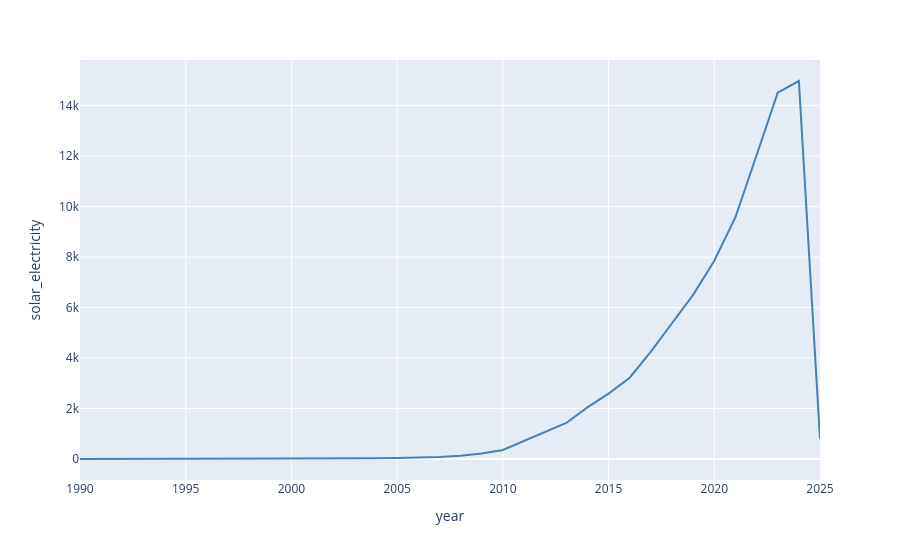
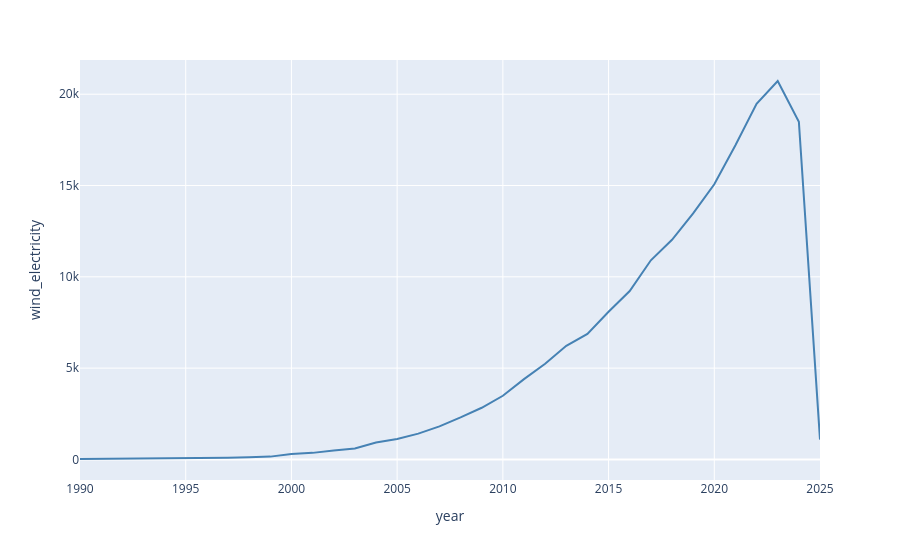
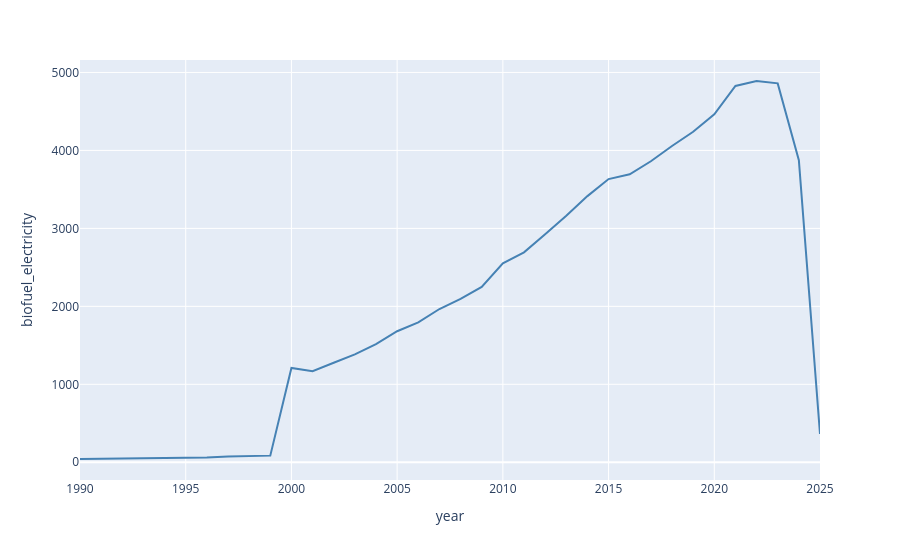
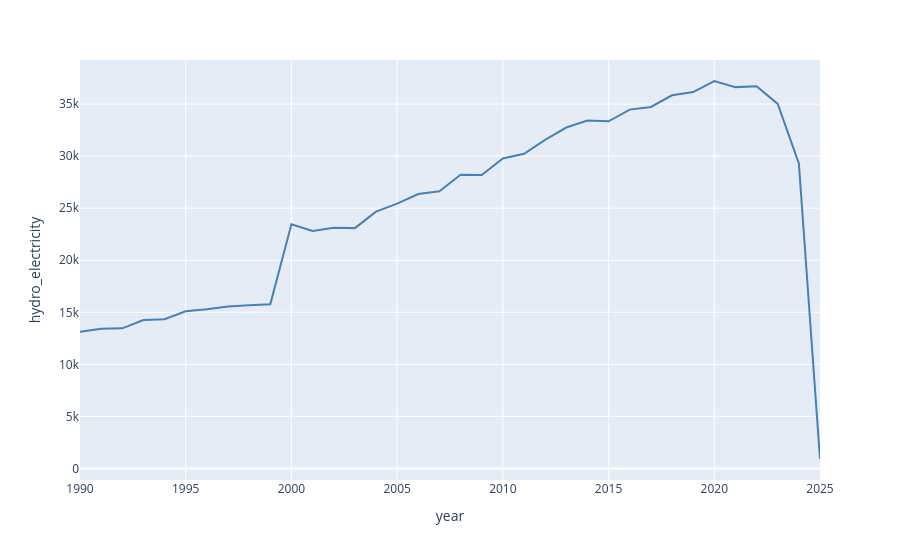

The code cell stored with these charts, in order, in its notebook:
### Markdown cell above
**Energy Overtime (Time Series Analysis)**

### Code cell
for col in energy_clean[['solar_electricity', 'wind_electricity',
                         'biofuel_electricity','hydro_electricity','nuclear_electricity',
                         'renewables_electricity','traditional_non_renewables']]:
    total=energy_clean.groupby('year')[col].sum().reset_index()
    fig= px.line(total,x='year',y=col,
                   color_discrete_sequence=['steelblue'])
    fig.show()

### Figure 1 — Plotly figure (JSON) as saved in the notebook; plotly's stock layout.template omitted (floating-point values rounded to 4 significant figures)
{"data": [{"hovertemplate": "year=%{x}<br>solar_electricity=%{y}<extra></extra>", "legendgroup": "", "line": {"color": "steelblue", "dash": "solid"}, "marker": {"symbol": "circle"}, "mode": "lines", "name": "", "orientation": "v", "showlegend": false, "type": "scatter", "x": [1990, 1991, 1992, 1993, 1994, 1995, 1996, 1997, 1998, 1999, 2000, 2001, 2002, 2003, 2004, 2005, 2006, 2007, 2008, 2009, 2010, 2011, 2012, 2013, 2014, 2015, 2016, 2017, 2018, 2019, 2020, 2021, 2022, 2023, 2024, 2025], "xaxis": "x", "y": [2.33, 3.05, 2.83, 3.34, 3.6, 3.86, 4.29, 4.61, 4.96, 5.62, 10.23, 13.89, 17.53, 21.72, 29.05, 42.32, 59.08, 80.08, 131.1, 220.1, 358.4, 707.6, 1075.0, 1430.0, 2045.0, 2592.0, 3220.0, 4253.0, 5379.0, 6504.0, 7855.0, 9578.0, 12030.0, 14510.0, 14970.0, 802.0], "yaxis": "y"}], "layout": {"legend": {"tracegroupgap": 0}, "margin": {"t": 60}, "xaxis": {"anchor": "y", "domain": [0, 1], "title": {"text": "year"}}, "yaxis": {"anchor": "x", "domain": [0, 1], "title": {"text": "solar_electricity"}}}}

### Figure 2 — Plotly figure (JSON) as saved in the notebook; plotly's stock layout.template omitted (floating-point values rounded to 4 significant figures)
{"data": [{"hovertemplate": "year=%{x}<br>wind_electricity=%{y}<extra></extra>", "legendgroup": "", "line": {"color": "steelblue", "dash": "solid"}, "marker": {"symbol": "circle"}, "mode": "lines", "name": "", "orientation": "v", "showlegend": false, "type": "scatter", "x": [1990, 1991, 1992, 1993, 1994, 1995, 1996, 1997, 1998, 1999, 2000, 2001, 2002, 2003, 2004, 2005, 2006, 2007, 2008, 2009, 2010, 2011, 2012, 2013, 2014, 2015, 2016, 2017, 2018, 2019, 2020, 2021, 2022, 2023, 2024, 2025], "xaxis": "x", "y": [23.32, 26.76, 31.44, 38.51, 49.62, 57.19, 64.04, 85.48, 116.3, 153.9, 293.8, 358.9, 494.4, 596.8, 922.1, 1120.0, 1411.0, 1811.0, 2300.0, 2829.0, 3486.0, 4398.0, 5242.0, 6221.0, 6878.0, 8085.0, 9223.0, 10910.0, 12030.0, 13470.0, 15070.0, 17210.0, 19470.0, 20720.0, 18500.0, 1087.0], "yaxis": "y"}], "layout": {"legend": {"tracegroupgap": 0}, "margin": {"t": 60}, "xaxis": {"anchor": "y", "domain": [0, 1], "title": {"text": "year"}}, "yaxis": {"anchor": "x", "domain": [0, 1], "title": {"text": "wind_electricity"}}}}

### Figure 3 — Plotly figure (JSON) as saved in the notebook; plotly's stock layout.template omitted (floating-point values rounded to 4 significant figures)
{"data": [{"hovertemplate": "year=%{x}<br>biofuel_electricity=%{y}<extra></extra>", "legendgroup": "", "line": {"color": "steelblue", "dash": "solid"}, "marker": {"symbol": "circle"}, "mode": "lines", "name": "", "orientation": "v", "showlegend": false, "type": "scatter", "x": [1990, 1991, 1992, 1993, 1994, 1995, 1996, 1997, 1998, 1999, 2000, 2001, 2002, 2003, 2004, 2005, 2006, 2007, 2008, 2009, 2010, 2011, 2012, 2013, 2014, 2015, 2016, 2017, 2018, 2019, 2020, 2021, 2022, 2023, 2024, 2025], "xaxis": "x", "y": [42.06, 44.26, 46.42, 50.85, 54.43, 61.61, 60.48, 73.92, 82.63, 85.13, 1210.0, 1169.0, 1276.0, 1383.0, 1516.0, 1681.0, 1794.0, 1966.0, 2097.0, 2249.0, 2553.0, 2692.0, 2924.0, 3161.0, 3414.0, 3632.0, 3694.0, 3861.0, 4057.0, 4240.0, 4463.0, 4826.0, 4890.0, 4860.0, 3875.0, 362.1], "yaxis": "y"}], "layout": {"legend": {"tracegroupgap": 0}, "margin": {"t": 60}, "xaxis": {"anchor": "y", "domain": [0, 1], "title": {"text": "year"}}, "yaxis": {"anchor": "x", "domain": [0, 1], "title": {"text": "biofuel_electricity"}}}}

### Figure 4 — Plotly figure (JSON) as saved in the notebook; plotly's stock layout.template omitted (floating-point values rounded to 4 significant figures)
{"data": [{"hovertemplate": "year=%{x}<br>hydro_electricity=%{y}<extra></extra>", "legendgroup": "", "line": {"color": "steelblue", "dash": "solid"}, "marker": {"symbol": "circle"}, "mode": "lines", "name": "", "orientation": "v", "showlegend": false, "type": "scatter", "x": [1990, 1991, 1992, 1993, 1994, 1995, 1996, 1997, 1998, 1999, 2000, 2001, 2002, 2003, 2004, 2005, 2006, 2007, 2008, 2009, 2010, 2011, 2012, 2013, 2014, 2015, 2016, 2017, 2018, 2019, 2020, 2021, 2022, 2023, 2024, 2025], "xaxis": "x", "y": [13120.0, 13430.0, 13460.0, 14260.0, 14340.0, 15100.0, 15290.0, 15570.0, 15680.0, 15780.0, 23460.0, 22820.0, 23130.0, 23090.0, 24670.0, 25440.0, 26360.0, 26630.0, 28210.0, 28180.0, 29780.0, 30230.0, 31560.0, 32750.0, 33420.0, 33350.0, 34470.0, 34730.0, 35850.0, 36160.0, 37220.0, 36630.0, 36720.0, 35020.0, 29300.0, 910.1], "yaxis": "y"}], "layout": {"legend": {"tracegroupgap": 0}, "margin": {"t": 60}, "xaxis": {"anchor": "y", "domain": [0, 1], "title": {"text": "year"}}, "yaxis": {"anchor": "x", "domain": [0, 1], "title": {"text": "hydro_electricity"}}}}
